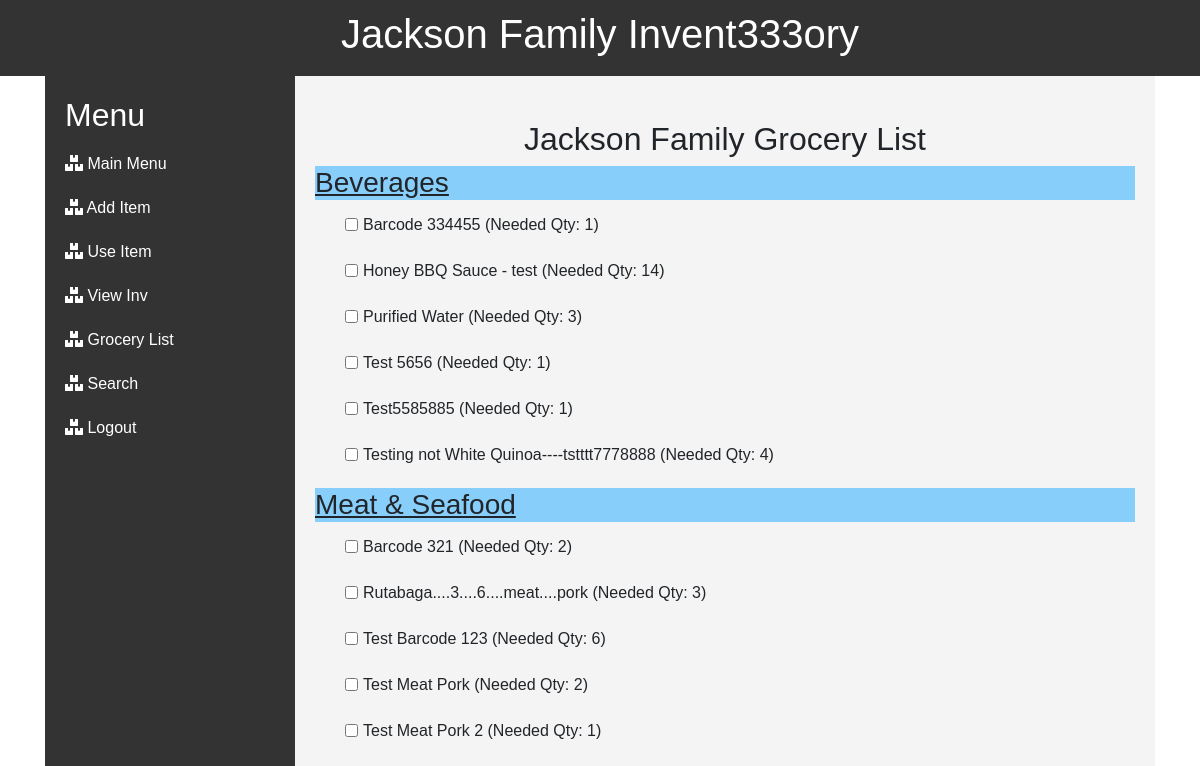
The page /grocery_list (signed in) on the database its author committed.
### JacksonInventory/models.py (models this page shows)
class Item(db.Model):
    id = db.Column(db.Integer(), primary_key=True)
    barcode = db.Column(db.String(length=40), nullable=False, unique=True)
    productname = db.Column(db.String(length=150), nullable=False, unique=True)
    qty = db.Column(db.Integer())
    minqty = db.Column(db.Integer())
    productimage = db.Column(db.String(200))
    category_id = db.Column(db.Integer, db.ForeignKey('category.id'), nullable=False)
    subcategory_id = db.Column(db.Integer, db.ForeignKey('subcategory.id'), nullable=False)

class Category(db.Model):
    id = db.Column(db.Integer, primary_key=True)
    category = db.Column(db.String(75), unique=True)
    items = db.relationship('Item', backref='category', lazy=True)

### JacksonInventory/routes.py (the view)
@app.route('/grocery_list', methods=['GET'])
@login_required
def grocery_list():
    query = text('''
    SELECT c.category, i.productname, i.qty, i.minqty
    FROM item i
    JOIN category c ON i.category_id = c.id
    ORDER BY c.category, i.productname
    ''')
    result = db.session.execute(query)
    groceries = result.fetchall()
    grouped_groceries = {}
    for grocery in groceries:
        category = grocery.category
        productname = grocery.productname
        qty = grocery.qty
        minqty = grocery.minqty
        needed_qty = max(0, minqty - qty)  # Calculate needed qty
        if needed_qty > 0:
            if category in grouped_groceries:
                grouped_groceries[category].append({
                    'productname': productname,
                    'qty': qty,
                    'minqty': minqty,
                    'needed_qty': needed_qty
                })
            else:
                grouped_groceries[category] = [{
                    'productname': productname,
                    'qty': qty,
                    'minqty': minqty,
                    'needed_qty': needed_qty
                }]
    return render_template('grocery_list.html', grouped_groceries=grouped_groceries)

### JacksonInventory/forms.py
class SearchForm(FlaskForm):
    searched = StringField("Searched", validators=[DataRequired()])
    submit = SubmitField("Submit")

### JacksonInventory/models.py (called while the page is built)
@login_manager.user_loader
def load_user(user_id):
    return User.query.get(int(user_id))

### JacksonInventory/routes.py (called while the page is built)
@app.context_processor
def base():
    form = SearchForm()
    return dict(form=form)

### JacksonInventory/templates/grocery_list.html (shortened to what this page needs)
{% extends 'base.html' %}
{% block content %}
<br/>
    <div style="text-align: center;">
        <h2>Jackson Family Grocery List</h2>
    </div>
    {% for category, products in grouped_groceries.items() %}
    <h3 style="text-decoration: underline; background-color: lightskyblue">{{ category }}</h3>
        <ul class="item-list indented" >
        {% for product in products %}
            <li class="card-title"><input type="checkbox"> {{ product.productname }} (Needed Qty: {{ product.needed_qty }})</li>
        {% endfor %}
        </ul>
    {% endfor %}
{% endblock %}

### JacksonInventory/templates/base.html (style rules this page uses)
body { margin: 0; font-family: Arial, sans-serif; }

### JacksonInventory/templates/grocery_list.html (style rules this page uses)
ul { list-style-type: none; padding: 0; }
li { display: flex; align-items: center; padding: 5px; }
input[type="checkbox"] { margin-right: 5px; }
.indented { margin-left: 25px; }

### rows shown on the page
Item: category "Beverages", productname "Barcode 334455", needed_qty "1"
Item: productname "Honey BBQ Sauce - test", needed_qty "14"
Item: productname "Purified Water", needed_qty "3"
Item: productname "Test 5656", needed_qty "1"
Item: productname "Test5585885", needed_qty "1"
Item: productname "Testing not White Quinoa----tstttt7778888", needed_qty "4"
Item: category "Meat & Seafood", productname "Barcode 321", needed_qty "2"
Item: productname "Rutabaga....3....6....meat....pork", needed_qty "3"
Item: productname "Test Barcode 123", needed_qty "6"
Item: productname "Test Meat Pork", needed_qty "2"
Item: productname "Test Meat Pork 2", needed_qty "1"
